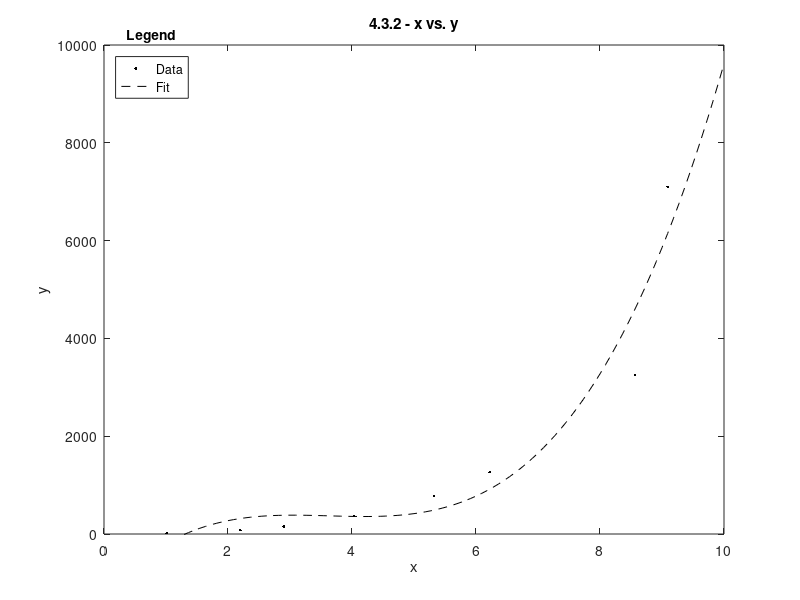

Write the MATLAB code that produced this figure.
% SPH4U0
% Bing Li
% Mr. van Bemmel
% Assignment 0
% 4.3.2 - Algebra Engine, part iii) and iv)

% Data Points
x = [1.01, 2.2, 2.9, 4.03, 5.32, 6.22, 8.56, 9.09]; % 1x8 Matrix
y = [18.5; 76.2; 150.5; 365; 780; 1265; 3250; 7099]; % 8x1 Matrix
% Set up initial Vandermonde Matrix
V = ones(8,4);

% Fill matrix with correct elements
for i = 1:8
    for j = 1:4
        for f = j:3
            V(i,j) = V(i,j) * x(i);
        end
    end
end

% Calculations
Vt = V';
VtV = Vt*V;
iVtV = inv(VtV);
temp = iVtV * Vt;
c = temp * y;

% Display coefficients
c

% Creating functions to represent the line of best fit
fitx = linspace(1,10);
fity = c(1,1)*power(fitx,3) + c(2,1)*power(fitx,2) + c(3,1)*(fitx) + c(4,1);

% Plotting data
plot(x,y,'k.',fitx,fity,'k--'), % k is for black
axis([0,10,0,10000]), % Specifying range [x-min,x-max,y-min,y-max]
xlabel('x'), ylabel('y'), % Labelling the x and y axes
title('4.3.2 - x vs. y'), % Title of the graph
l = legend('Data','Fit','Location','northwest'); % Putting up a legend on the top left
title(l,'Legend') % Giving the legend a title
